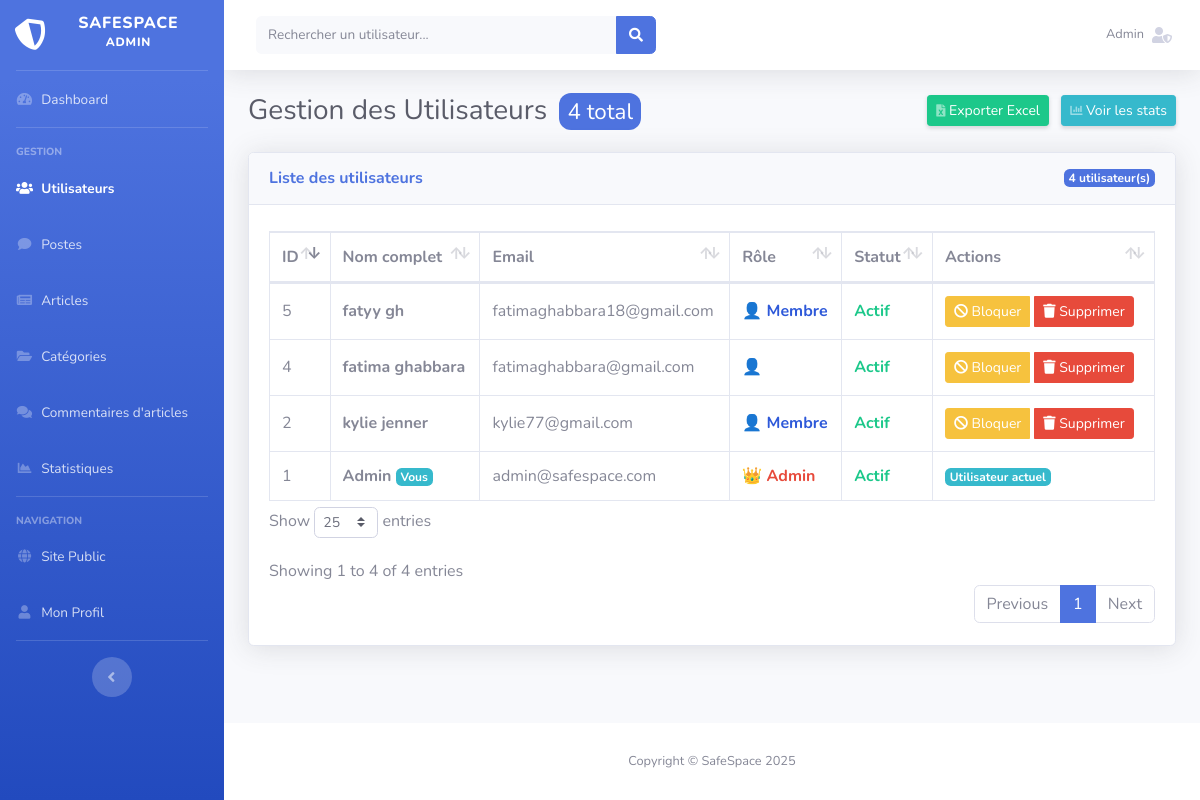
/view/backoffice/users_list.php (signed in), run on the app's committed database.
### tables this page shows
CREATE TABLE `users` (
  `id` int(11) NOT NULL,
  `nom` varchar(100) NOT NULL,
  `email` varchar(150) NOT NULL,
  `password` varchar(255) NOT NULL,
  `role` enum('admin','moderateur','expert','membre') DEFAULT 'membre',
  `status` enum('actif','en attente','suspendu') DEFAULT 'en attente',
  `profile_picture` varchar(255) DEFAULT 'assets/images/default-avatar.png',
  `date_naissance` date DEFAULT NULL,
  `telephone` varchar(20) DEFAULT NULL,
  `adresse` text DEFAULT NULL,
  `bio` text DEFAULT NULL,
  `specialite` varchar(100) DEFAULT NULL,
  `created_at` datetime DEFAULT current_timestamp(),
  `updated_at` datetime DEFAULT current_timestamp() ON UPDATE current_timestamp(),
  `faceid_enabled` tinyint(1) DEFAULT 0,
  `fingerprint_enabled` tinyint(1) DEFAULT 0
);

### view/backoffice/users_list.php (the view, shortened to what the rows shown need)
<?php
require_once $_SERVER['DOCUMENT_ROOT'].'/SAFEProject/controller/admincontroller.php';
$adminController = new AdminController();
$search = $_GET['search'] ?? '';
$allUsers = $adminController->getAllUsers();
if (!empty($search)) {
    $users = array_filter($allUsers, function($user) use ($search) {
        return stripos($user->getNom() ?? '', $search) !== false ||
               stripos($user->getEmail() ?? '', $search) !== false ||
               stripos($user->getRole() ?? '', $search) !== false ||
               stripos($user->getStatus() ?? '', $search) !== false;
    });
} else {
    $users = $allUsers;
}
$totalAllUsers = count($allUsers);
?>
<!DOCTYPE html>
<html lang="fr">
<head>
    <link rel="stylesheet" href="https://cdn.jsdelivr.net/npm/sweetalert2@11/dist/sweetalert2.min.css">
    <link href="assets/vendor/fontawesome-free/css/all.min.css" rel="stylesheet" type="text/css">
    <link href="assets/css/sb-admin-2.min.css" rel="stylesheet">
    <link href="assets/vendor/datatables/dataTables.bootstrap4.min.css" rel="stylesheet">
</head>
<body id="page-top">
    <div id="wrapper">
        <div id="content-wrapper" class="d-flex flex-column">
            <div id="content">
                <div class="container-fluid">
                    <div class="d-sm-flex align-items-center justify-content-between mb-4">
                        <h1 class="h3 mb-0 text-gray-800">
                            Gestion des Utilisateurs
                            <span class="stats-badge"><?= $totalAllUsers ?> total</span>
                        </h1>
                    </div>
                    <div class="row">
                        <div class="col-xl-12 col-lg-12">
                            <div class="card shadow mb-4">
                                <div class="card-body">
                                    <?php if (!empty($users)): ?>
                                    <div class="table-responsive">
                                        <table class="table table-bordered" id="dataTable" width="100%" cellspacing="0">
                                            <thead>
                                                <tr>
                                                    <th>ID</th>
                                                    <th>Nom complet</th>
                                                    <th>Email</th>
                                                    <th>Rôle</th>
                                                    <th>Statut</th>
                                                    <th>Actions</th>
                                                </tr>
                                            </thead>
                                            <tbody>
                                                <?php foreach($users as $user): ?>
                                                <tr>
                                                    <td><?= htmlspecialchars($user->getId()) ?></td>
                                                    <td>
                                                        <strong><?= htmlspecialchars($user->getNom()) ?></strong>
                                                        <?php if ($user->getId() == $_SESSION['user_id']): ?>
                                                            <span class="badge badge-info">Vous</span>
                                                        <?php endif; ?>
                                                    </td>
                                                    <td><?= htmlspecialchars($user->getEmail()) ?></td>
                                                    <td>
                                                        <?php
                                                        $roleClasses = [
                                                            'admin' => 'role-admin',
                                                            'conseilleur' => 'role-conseilleur',
                                                            'membre' => 'role-membre'
                                                        ];
                                                        $roleIcons = [
                                                            'admin' => '👑 Admin',
                                                            'conseilleur' => '💼 Conseilleur',
                                                            'membre' => '👤 Membre'
                                                        ];
                                                        $roleClass = $roleClasses[$user->getRole()] ?? 'role-membre';
                                                        $roleDisplay = $roleIcons[$user->getRole()] ?? '👤';
                                                        ?>
                                                        <span class="<?= $roleClass ?>">
                                                            <?= $roleDisplay ?>
                                                        </span>
                                                    </td>
                                                    <td>
                                                        <?php
                                                        $statusClasses = [
                                                            'actif' => 'status-approved',
                                                            'approved' => 'status-approved',
                                                            'en attente' => 'status-pending',
                                                            'pending' => 'status-pending',
                                                            'suspendu' => 'status-blocked',
                                                            'blocked' => 'status-blocked'
                                                        ];
                                                        $statusClass = $statusClasses[$user->getStatus()] ?? 'status-pending';
                                                        $statusText = $user->getStatus() ?? 'en attente';
                                                        ?>
                                                        <span class="<?= $statusClass ?>">
                                                            <?= htmlspecialchars(ucfirst($statusText)) ?>
                                                        </span>
                                                    </td>
                                                    <td>
                                                        <div class="btn-group">
                                                            <?php
                                                            $status = $user->getStatus();
                                                            $userId = $user->getId();
                                                            $userName = htmlspecialchars($user->getNom());
                                                            $isCurrentUser = ($userId == $_SESSION['user_id']);
                                                            $searchParam = !empty($search) ? '&search=' . urlencode($search) : '';
                                                            ?>
                                                            <?php if (($status === 'actif' || $status === 'approved') && !$isCurrentUser): ?>
                                                                <a href="javascript:void(0);"
                                                                   class="btn btn-warning btn-sm action-btn"
                                                                   title="Bloquer cet utilisateur"
                                                                   onclick="confirmBlock(<?= $userId ?>, '<?= $userName ?>', '<?= $searchParam ?>')">
                                                                    <i class="fas fa-ban"></i> Bloquer
                                                                </a>
                                                            <?php endif; ?>
                                                            <?php if (!$isCurrentUser): ?>
                                                                <a href="javascript:void(0);"
                                                                   class="btn btn-danger btn-sm action-btn"
                                                                   title="Supprimer cet utilisateur"
                                                                   onclick="confirmDelete(<?= $userId ?>, '<?= $userName ?>', '<?= $searchParam ?>')">
                                                                    <i class="fas fa-trash"></i> Supprimer
                                                                </a>
                                                            <?php else: ?>
                                                                <span class="badge badge-info">Utilisateur actuel</span>
                                                            <?php endif; ?>
                                                        </div>
                                                    </td>
                                                </tr>
                                                <?php endforeach; ?>
                                            </tbody>
                                        </table>
                                    </div>
                                    <?php endif; ?>
                                </div>
                            </div>
                        </div>
                    </div>
                </div>
            </div>
        </div>
    </div>
</body>
</html>

### data on the page
users: id "5", nom "fatyy gh", email "fatimaghabbara18@gmail.com", role "👤 Membre", status "Actif"
users: id "4", nom "fatima ghabbara", email "fatimaghabbara@gmail.com", role "👤", status "Actif"
users: id "2", nom "kylie jenner", email "kylie77@gmail.com", role "👤 Membre", status "Actif"
users: id "1", nom "Admin", shows "Vous", email "admin@safespace.com", role "👑 Admin", status "Actif", shows "Utilisateur actuel"

### other printed values
$_SESSION['fullname'] "Admin"
$totalAllUsers "4"
$filteredCount "4"
